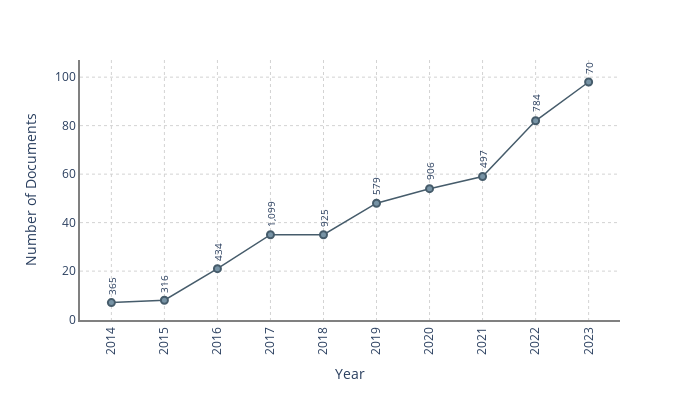

Notebook cell for this chart:
### Code cell
from techminer2.metrics import trend_metrics

metrics = trend_metrics(
    #
    # TABLE PARAMS:
    selected_columns=[
        "OCC",
        "global_citations",
        "mean_global_citations",
        "mean_global_citations_per_year",
    ],
    #
    # CHART PARAMS:
    metric_to_plot="OCC",
    auxiliary_metric_to_plot="global_citations",
    title=None,
    year_label=None,
    metric_label="Number of Documents",
    textfont_size=10,
    marker_size=7,
    line_width=1.5,
    yshift=6,
    #
    # DATABASE PARAMS:
    root_dir="./",
    database="main",
    year_filter=(None, None),
    cited_by_filter=(None, None),
)

metrics.fig_.update_layout(width=700, height=400).show()

### Figure 1 — Plotly figure (JSON) as saved in the notebook; plotly's stock layout.template omitted (floating-point values rounded to 4 significant figures)
{"data": [{"customdata": [[365, 52.14, 5.21], [316, 39.5, 4.39], [434, 20.67, 2.58], [1099, 31.4, 4.49], [925, 26.43, 4.4], [579, 12.06, 2.41], [906, 16.78, 4.19], [497, 8.424, 2.81], [784, 9.561, 4.78], [70, 0.7143, 0.71]], "hovertemplate": "year=%{x}<br>OCC=%{y}<br>Global Citations=%{customdata[0]}<br>Mean Global Citations=%{customdata[1]}<br>Mean Global Citations Per Year=%{customdata[2]}<extra></extra>", "legendgroup": "", "line": {"color": "#465c6b", "dash": "solid", "width": 1.5}, "marker": {"color": "#7793a5", "line": {"color": "#465c6b", "width": 2}, "size": 7, "symbol": "circle"}, "mode": "markers+lines", "name": "", "orientation": "v", "showlegend": false, "type": "scatter", "x": [2014, 2015, 2016, 2017, 2018, 2019, 2020, 2021, 2022, 2023], "xaxis": "x", "y": [7, 8, 21, 35, 35, 48, 54, 59, 82, 98], "yaxis": "y"}], "layout": {"annotations": [{"font": {"size": 10}, "showarrow": false, "text": "365", "textangle": -90, "x": 2014, "y": 7, "yanchor": "bottom", "yshift": 6}, {"font": {"size": 10}, "showarrow": false, "text": "316", "textangle": -90, "x": 2015, "y": 8, "yanchor": "bottom", "yshift": 6}, {"font": {"size": 10}, "showarrow": false, "text": "434", "textangle": -90, "x": 2016, "y": 21, "yanchor": "bottom", "yshift": 6}, {"font": {"size": 10}, "showarrow": false, "text": "1,099", "textangle": -90, "x": 2017, "y": 35, "yanchor": "bottom", "yshift": 6}, {"font": {"size": 10}, "showarrow": false, "text": "925", "textangle": -90, "x": 2018, "y": 35, "yanchor": "bottom", "yshift": 6}, {"font": {"size": 10}, "showarrow": false, "text": "579", "textangle": -90, "x": 2019, "y": 48, "yanchor": "bottom", "yshift": 6}, {"font": {"size": 10}, "showarrow": false, "text": "906", "textangle": -90, "x": 2020, "y": 54, "yanchor": "bottom", "yshift": 6}, {"font": {"size": 10}, "showarrow": false, "text": "497", "textangle": -90, "x": 2021, "y": 59, "yanchor": "bottom", "yshift": 6}, {"font": {"size": 10}, "showarrow": false, "text": "784", "textangle": -90, "x": 2022, "y": 82, "yanchor": "bottom", "yshift": 6}, {"font": {"size": 10}, "showarrow": false, "text": "70", "textangle": -90, "x": 2023, "y": 98, "yanchor": "bottom", "yshift": 6}], "height": 400, "legend": {"tracegroupgap": 0}, "margin": {"t": 60}, "paper_bgcolor": "white", "plot_bgcolor": "white", "width": 700, "xaxis": {"anchor": "y", "domain": [0, 1], "gridcolor": "lightgray", "griddash": "dot", "linecolor": "gray", "linewidth": 2, "tickangle": -90, "tickmode": "array", "tickvals": [2014, 2015, 2016, 2017, 2018, 2019, 2020, 2021, 2022, 2023], "title": {"text": "Year"}}, "yaxis": {"anchor": "x", "domain": [0, 1], "gridcolor": "lightgray", "griddash": "dot", "linecolor": "gray", "linewidth": 2, "title": {"text": "Number of Documents"}}}}
